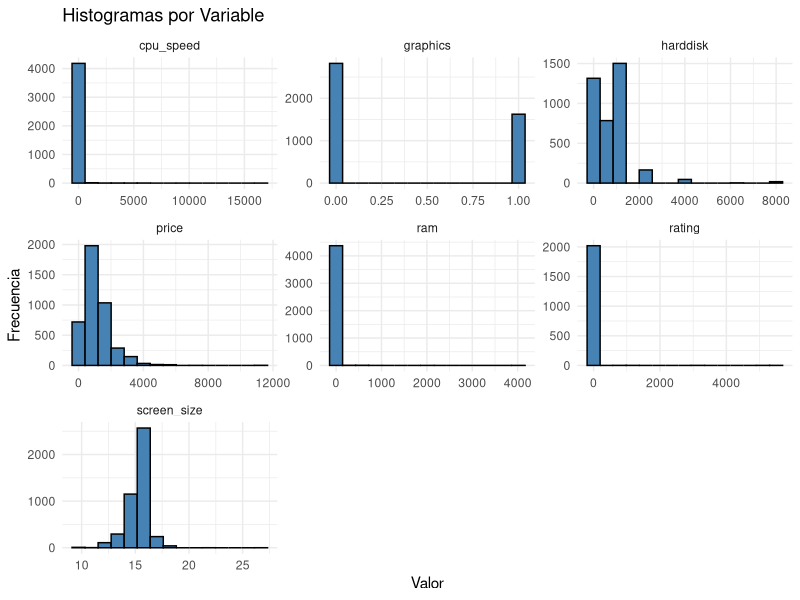
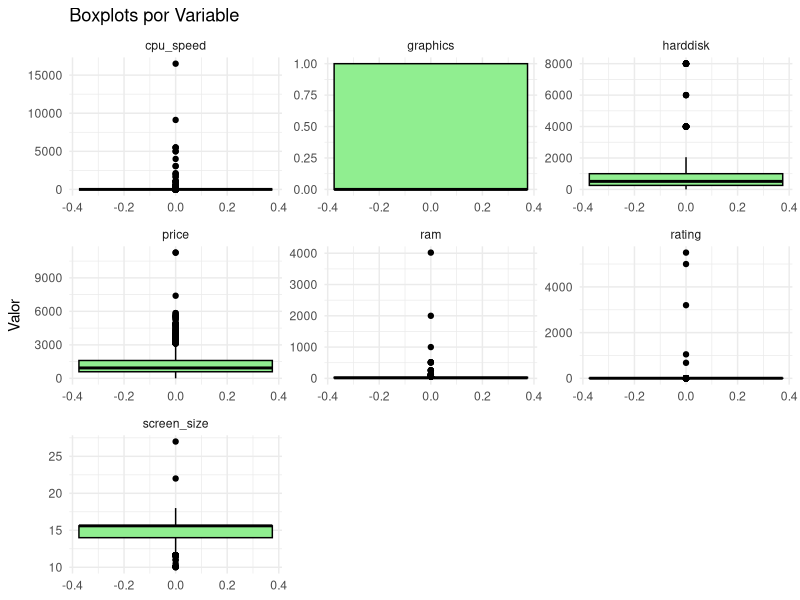

The R source for these figures, in order:
## ---- chunk 1
library(dplyr)
library(ggplot2)
library(tidyr)
library(readr)
library(knitr)

# Leemos el archivo y forzamos a que todas las columnas sean 100% numéricas
dataset <- read_csv("dataset.csv") %>%
  mutate(across(everything(), as.numeric))

glimpse(dataset)
## ---- chunk 2
# Función auxiliar para calcular la Moda
calcular_moda <- function(x) {
  x <- na.omit(x)
  ux <- unique(x)
  ux[which.max(tabulate(match(x, ux)))]
}

# 1. Media, Mediana y Moda (Tendencia Central)
medidas_centrales <- sapply(dataset, function(x) {
  c(Media = mean(x, na.rm=TRUE), 
    Mediana = median(x, na.rm=TRUE),
    Moda = calcular_moda(x))
})
kable(t(medidas_centrales), digits = 2, caption = "Tendencia Central: Media, Mediana y Moda")

# 2. Cuartiles (25%, 50%, 75%)
cuartiles <- sapply(dataset, function(x) quantile(x, probs = c(0.25, 0.50, 0.75), na.rm=TRUE))
kable(t(cuartiles), digits = 2, caption = "Cuartiles")

# 3. Deciles (10% al 90%)
deciles <- sapply(dataset, function(x) quantile(x, probs = seq(0.1, 0.9, by=0.1), na.rm=TRUE))
kable(t(deciles), digits = 2, caption = "Deciles")

# 4. Percentiles destacados (1%, 5%, 95%, 99%)
percentiles <- sapply(dataset, function(x) quantile(x, probs = c(0.01, 0.05, 0.95, 0.99), na.rm=TRUE))
kable(t(percentiles), digits = 2, caption = "Percentiles Destacados")
## ---- chunk 3
# Pasar a formato largo para graficar todo junto
dataset_long <- dataset %>% 
  pivot_longer(cols = everything(), names_to = "Variable", values_to = "Valor")

# Histogramas
ggplot(dataset_long, aes(x = Valor)) +
  geom_histogram(bins = 15, fill = "steelblue", color = "black") +
  facet_wrap(~Variable, scales = "free") +
  labs(title = "Histogramas por Variable", x = "Valor", y = "Frecuencia") +
  theme_minimal()

# Diagramas de Caja
ggplot(dataset_long, aes(y = Valor)) +
  geom_boxplot(fill = "lightgreen", color = "black") +
  facet_wrap(~Variable, scales = "free") +
  labs(title = "Boxplots por Variable", y = "Valor") +
  theme_minimal()
## ---- chunk 4
# Calculamos el número exacto de intervalos con la fórmula de Sturges
num_intervalos <- nclass.Sturges(na.omit(dataset$price))

# Cortamos los datos en esa cantidad de intervalos
intervalos <- cut(dataset$price, breaks = num_intervalos, right = FALSE)

tabla_frecuencias <- dataset %>%
  mutate(Clase = intervalos) %>%
  filter(!is.na(Clase)) %>%
  group_by(Clase) %>%
  summarise(Frecuencia_Absoluta = n()) %>%
  mutate(
    Frecuencia_Relativa = Frecuencia_Absoluta / sum(Frecuencia_Absoluta),
    Frecuencia_Porcentual = Frecuencia_Relativa * 100,
    Frecuencia_Acumulada = cumsum(Frecuencia_Absoluta)
  )

kable(tabla_frecuencias, digits = 2, caption = "Tabla de Frecuencias Agrupadas - Precio (USD)")
